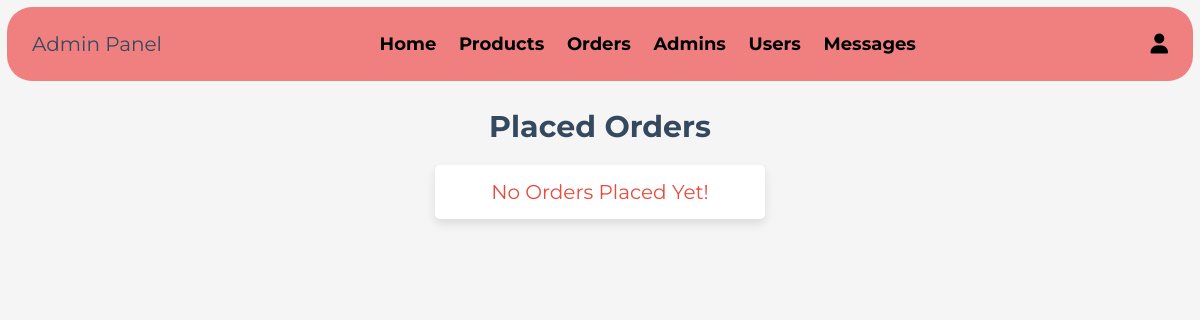
Before: /admin/placed_orders.php (signed in) with the older database file.
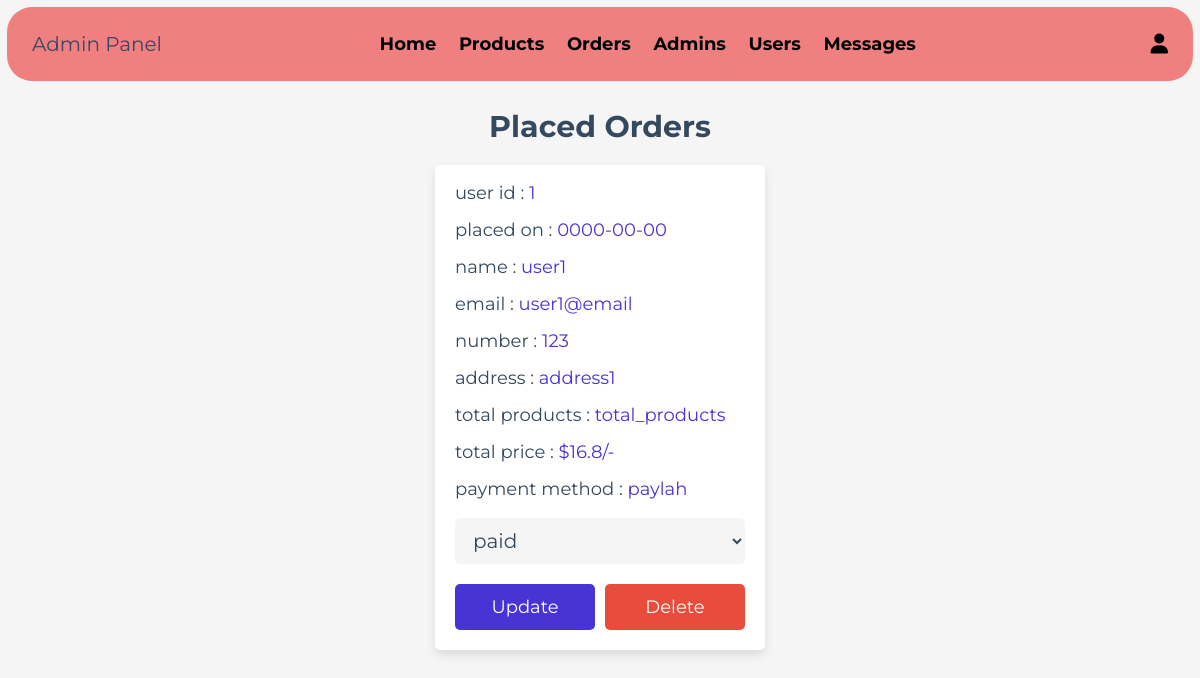
After: the same page with the newer database file.
### tables this page shows
CREATE TABLE orders (
  id int(100) UNSIGNED NOT NULL AUTO_INCREMENT PRIMARY KEY,
  user_id int(100) UNSIGNED NOT NULL,
  name varchar(20) NOT NULL,
  number varchar(10) NOT NULL,
  email varchar(50) NOT NULL,
  method varchar(50) NOT NULL,
  address varchar(500) NOT NULL,
  total_products varchar(1000) NOT NULL,
  total_price double(100,2) NOT NULL,
  placed_on date NOT NULL DEFAULT current_timestamp(),
  payment_status varchar(20) NOT NULL DEFAULT 'pending',
  FOREIGN KEY (user_id) REFERENCES users(id)
);

### admin/placed_orders.php (the view, shortened to what this page needs)
<!DOCTYPE html>
<html lang="en">
<head>
   <link rel="stylesheet" href="https://cdnjs.cloudflare.com/ajax/libs/font-awesome/6.1.1/css/all.min.css">
   <link rel="stylesheet" href="../css/admin_style.css">
</head>
<body>
<?php include '../components/admin_header.php' ?>
<section class="placed-orders">
   <h1 class="heading">Placed Orders</h1>
   <div class="box-container">
   <?php
      $select_orders = $conn->prepare("SELECT * FROM `orders`");
      $select_orders->execute();
      if($select_orders->rowCount() > 0){
         while($fetch_orders = $select_orders->fetch(PDO::FETCH_ASSOC)){
   ?>
   <div class="box">
      <p> user id : <span><?= $fetch_orders['user_id']; ?></span> </p>
      <p> placed on : <span><?= $fetch_orders['placed_on']; ?></span> </p>
      <p> name : <span><?= $fetch_orders['name']; ?></span> </p>
      <p> email : <span><?= $fetch_orders['email']; ?></span> </p>
      <p> number : <span><?= $fetch_orders['number']; ?></span> </p>
      <p> address : <span><?= $fetch_orders['address']; ?></span> </p>
      <p> total products : <span><?= $fetch_orders['total_products']; ?></span> </p>
      <p> total price : <span>$<?= $fetch_orders['total_price']; ?>/-</span> </p>
      <p> payment method : <span><?= $fetch_orders['method']; ?></span> </p>
      <form action="" method="POST">
         <select name="payment_status" class="drop-down">
            <option value="" selected disabled><?= $fetch_orders['payment_status']; ?></option>
         </select>
         <div class="flex-btn">
            <input type="submit" value="update" class="btn" name="update_payment">
            <a href="placed_orders.php?delete=<?= $fetch_orders['id']; ?>" class="delete-btn" onclick="return confirm('delete this order?');">delete</a>
         </div>
      </form>
   </div>
   <?php
      }
   }else{
      echo '<p class="empty">no orders placed yet!</p>';
   }
   ?>
   </div>
</section>
</body>
</html>

### components/admin_header.php (shortened to what this page needs)
<header class="header">
   <section class="flex">
      <a href="dashboard.php" class="logo">Admin Panel</a>
      <nav class="navbar">
         <a href="dashboard.php">Home</a>
         <a href="products.php">Products</a>
         <a href="placed_orders.php">Orders</a>
         <a href="admin_accounts.php">Admins</a>
         <a href="user_accounts.php">Users</a>
         <a href="messages.php">Messages</a>
      </nav>
      <div class="icons">
         <div id="user-btn" class="fas fa-user"></div>
      </div>
   </section>
</header>

### css/admin_style.css (style rules this page uses)
:root { --main-color:#4834d4; --red:#e74c3c; --orange:#f39c12; --black:#34495e; --white:#fff; --light-bg:#f5f5f5; --light-color:#999; --border:.2rem solid var(--black); --box-shadow:0 .5rem 1rem rgba(0,0,0,.1); }
* { font-family: 'Montserrat', sans-serif; margin:0; padding:0; box-sizing: border-box; text-decoration: none; outline: none; border:none; }
html { font-size: 62.5%; overflow-x: hidden; }
body { background-color: var(--light-bg); }
section { max-width: 1200px; margin:0 auto; padding:2rem; }
.btn, .delete-btn, .option-btn { display: block; margin-top: 1rem; border-radius: .5rem; cursor: pointer; width: 100%; font-size: 1.8rem; color:var(--white); padding:1.2rem 3rem; text-transform: capitalize; text-align: center; }
.btn { background-color: var(--main-color); }
.delete-btn { background-color: var(--red); }
.flex-btn { display: flex; gap:1rem; }
.heading { text-align: center; margin-bottom: 2rem; text-transform: capitalize; color:var(--black); font-size: 3rem; }
.header { position: sticky; top:0; left:0; right:0; z-index: 1000; background-color: lightcoral; padding: 5px 5px 5px 5px; border-radius: 25px; margin: 7px; }
.header .flex { display: flex; align-items: center; justify-content: space-between; position: relative; }
.header .flex .logo { font-size: 2rem; color:var(--black); }
.header .flex .navbar a { margin:0 1rem; font-size: 1.8rem; color:black; font-weight: bolder; }
.header .flex .icons > * { font-size: 2rem; cursor: pointer; color:black; margin-left: 1.7rem; }
.placed-orders .box-container { display: grid; grid-template-columns: repeat(auto-fit, 33rem); gap:1.5rem; justify-content: center; align-items: flex-start; }
.placed-orders .box-container .box { background-color: var(--white); border-radius: .5rem; box-shadow: var(--box-shadow); padding:2rem; padding-top: 1rem; }
.placed-orders .box-container .box p { padding: .5rem 0; line-height: 1.5; font-size: 1.8rem; color:var(--black); }
.placed-orders .box-container .box p span { color:var(--main-color); }
.placed-orders .box-container .box .drop-down { width: 100%; margin:1rem 0; background-color: var(--light-bg); padding:1rem 1.4rem; font-size: 2rem; color:var(--black); border-radius: .5rem; }
.empty { border-radius: .5rem; background-color: var(--white); padding:1.5rem; text-align: center; width: 100%; font-size: 2rem; text-transform: capitalize; color:var(--red); box-shadow: var(--box-shadow); }

Changed rows visible on the page:
added orders: user "1", placed_on "0000-00-00", name "user1", email "user1@email", number "123", address "address1", total_products "total_products", total_price "16.8", method "paylah", payment_status "paid"
Other visible differences:
text no longer shown: "No Orders Placed Yet!"
